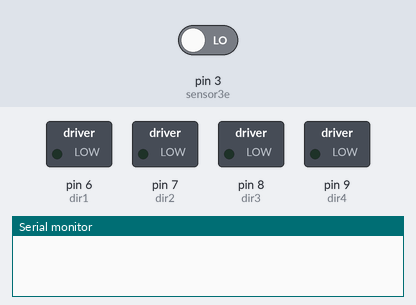
Recording of a sketch running on a simulated Arduino Uno, built with avr-gcc and run on an emulated ATmega328P. Parts: switched loads named in the sketch (green lamp = pin HIGH), the last lines printed to the serial monitor. Inputs (shaded band) come from the test bench; at power-on: pin 3 (sensor3e) LOW. Pins used as bus, display or sensor lines are not drawn.

Above: at 0.1 s.
At 1.1 s:
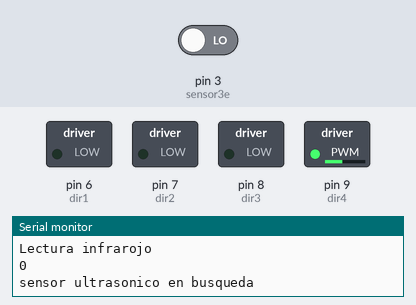
At 2.1 s:
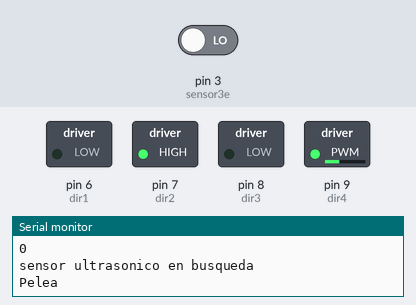
Timing chart, 0 to 3.6 s (numbered marks = the images above):
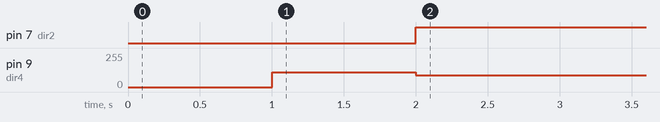

The sketch:

Sumo2.ino
```cpp
//Declaracion de variables para puertos
                          //Sensor Infrarrojo A
int sensor1 = 4;          //Sensor B
int sensor2 = 5;
int sensor3t= 2;
int sensor3e= 3;
//int sensor4t= 11;
//int sensor4e= 7;

int SI1 = 1;      //Declaracion de variables para algoritmo
int SI2 = 1;
int SU1,SU2;


                    //Motor A
int dir1 = 6;
int dir2 = 7;
                      //Motor B
int dir3= 8;
int dir4 = 9;


int Bandera=0;
int periodo=250;
int tiempoahora=0;
long tiem;
int dis;

void Pelea();
void Busqueda();
int distancia1();
int distancia2();

void setup()
{
  Serial.begin(9600);
                            //Sensor infrarrojo A
  pinMode(sensor1, INPUT);

                            //Sensor infrarrojo B
  pinMode(sensor2, INPUT);

  pinMode(sensor3t,OUTPUT);
  pinMode(sensor3e, INPUT);
  //pinMode(sensor4t,OUTPUT);
  //pinMode(sensor4e, INPUT);
                                      //Motor A
  pinMode(dir1,OUTPUT);
  pinMode(dir2,OUTPUT);
                                       //Motor B
  pinMode(dir3,OUTPUT);
  pinMode(dir4,OUTPUT);


}

void loop()
{
  SU1=distancia1();
  Busqueda();
  if(SU1<30){

            Pelea();


              }
}

void Pelea(){
Serial.print("Pelea ");
  do{
  analogWrite(dir1,0); //Avanzar
  analogWrite(dir2,150);
  analogWrite(dir3,0);
  analogWrite(dir4,90);


      SU1=distancia1();


  }while(SU1<30);

  }

void Busqueda(){

  //PATRON DE MOTOR "GIRAR EN BUSQUEDA"
  Serial.print("Busqueda \n");
  do{

    if(millis()>tiempoahora+periodo){ //Lectura de sensores Infrarrojos cada 0,25segundos

    SI1=1; //digitalRead(sensor1);
    SI2=1; //digitalRead(sensor2);
    Serial.print("Lectura infrarojo \n");
    }
    if(millis()>tiempoahora+periodo){ //Empezar lectura de distancia cada 0,25s y solo si los sensores Infrarrojos estan en 0. Esto nos ahorra tiempo en el procesador
      tiempoahora=millis();

      Serial.println(SU1);
      Serial.print("sensor ultrasonico en busqueda \n");
      }

                    analogWrite(dir1,0);
                    analogWrite(dir2,30);
                    analogWrite(dir3,0);
                    analogWrite(dir4,110);


  if(SI2==0){
    //Retroceder
                    analogWrite(dir1,150);
                    analogWrite(dir2,0);
                    analogWrite(dir3,150);
                    analogWrite(dir4,0);

  delay(500);
  Serial.print("Retroceder \n");
    }


   SU1=distancia1();

  }while(SU1>30);
  }


  int distancia1(){
    digitalWrite(2,LOW);//recibimiento del pulso.
  delayMicroseconds(5);
  digitalWrite(2, HIGH);//envió del pulso.
  delayMicroseconds(10);
  tiem=pulseIn(3, HIGH);//fórmula para medir el pulso entrante.
  dis= long(0.017*tiem);//fórmula para calcular la distancia del sensor ultrasónico.

  return dis;
    }

 /* int distancia2(){
    digitalWrite(11,LOW);//recibimiento del pulso.
    delayMicroseconds(5);
    digitalWrite(11, HIGH);//envió del pulso.
    delayMicroseconds(10);
    tiem=pulseIn(7, HIGH);//fórmula para medir el pulso entrante.
    dis= long(0.017*tiem);//fórmula para calcular la distancia del sensor ultrasónico.

    return dis;
    }  */
```

Measured:
- by itself, pin 7 (dir2): LOW → HIGH at 2.0 s
- by itself, pin 9 (dir4): 0/255 → 110/255 at 1.0 s, → 90/255 1.0 s later
